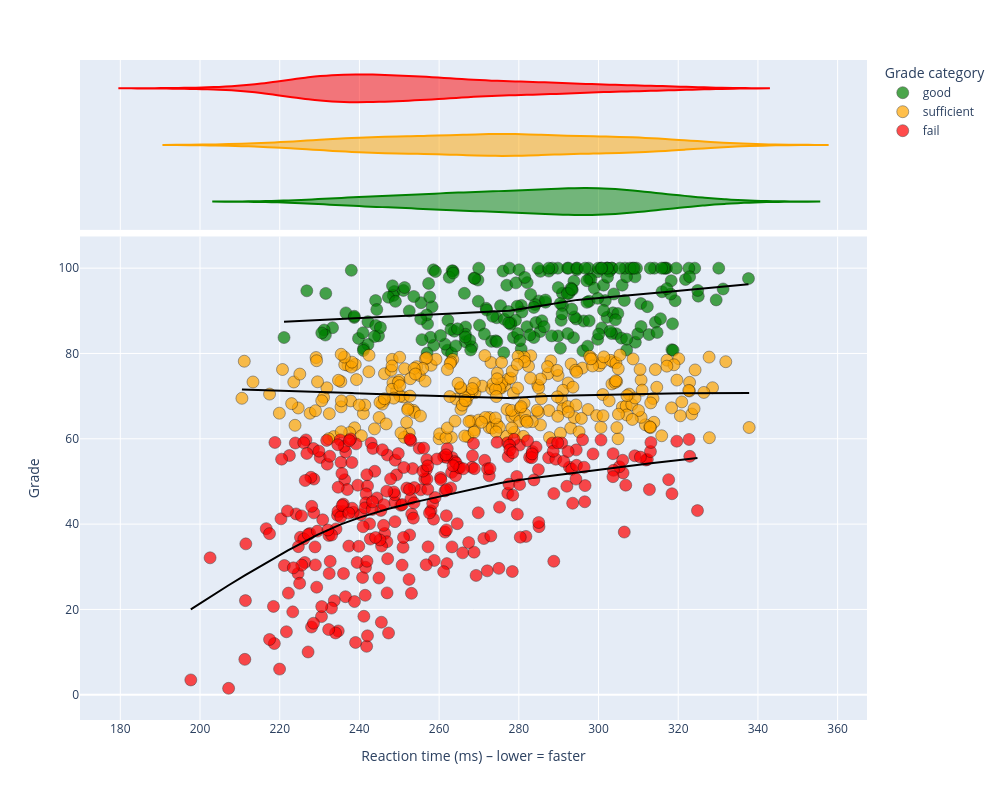

Here is the notebook cell this chart was saved with:
### Code cell
import pandas as pd
import plotly.express as px
import numpy as np

df = pd.read_csv("../../data/Gaming_Academic_Performance.csv")

df_filtered = df[df["grades"] <= 100].copy()

conditions = [
    df_filtered["grades"] >= 80,
    df_filtered["grades"] >= 60,
]
choices = ["good", "sufficient"]

df_filtered["grade_category"] = np.select(conditions, choices, default="fail")

if len(df_filtered) > 800:
    df_small = df_filtered.sample(n=800, random_state=0)
else:
    df_small = df_filtered.copy()

fig = px.scatter(
    df_small,
    x="reaction_time_ms",
    y="grades",
    color="grade_category",
    hover_data=[
        "gaming_hours",
        "study_hours",
        "reaction_time_ms",
        "grades",
        "grade_category",
    ],
    labels={
        "reaction_time_ms": "Reaction time (ms)",
        "grades": "Grade",
        "gaming_hours": "Gaming hours/week",
        "grade_category": "Grade category",
        "study_hours": "Study hours/week",
    },
    color_discrete_map={
        "fail": "red",
        "sufficient": "orange",
        "good": "green",
    },
    marginal_x="violin",
    trendline="lowess",
    trendline_color_override="black",
    width=1000,
    height=800,
)

fig.update_traces(
    marker=dict(size=12, opacity=0.7, line=dict(width=0.5, color="black"))
)

fig.update_layout(
    xaxis_title="Reaction time (ms) – lower = faster",
    yaxis_title="Grade",
    legend_title_text="Grade category",
)

fig.show()

### Figure 1 — Plotly figure (JSON) as saved in the notebook; plotly's stock layout.template omitted (floating-point values rounded to 4 significant figures; data arrays with more than 128 entries replaced by an {"elided": "..."} marker saying what was removed)
{"data": [{"customdata": {"elided": "231x3 mixed values"}, "hovertemplate": "Grade category=%{customdata[2]}<br>Reaction time (ms)=%{x}<br>Grade=%{y}<br>Gaming hours/week=%{customdata[0]}<br>Study hours/week=%{customdata[1]}<extra></extra>", "legendgroup": "good", "marker": {"color": "green", "line": {"color": "black", "width": 0.5}, "opacity": 0.7, "size": 12, "symbol": "circle"}, "mode": "markers", "name": "good", "orientation": "v", "showlegend": true, "type": "scatter", "x": {"elided": "231 float values"}, "xaxis": "x", "y": {"elided": "231 float values"}, "yaxis": "y"}, {"alignmentgroup": "True", "customdata": {"elided": "231x3 mixed values"}, "hovertemplate": "Grade category=%{customdata[2]}<br>Reaction time (ms)=%{x}<br>Gaming hours/week=%{customdata[0]}<br>Study hours/week=%{customdata[1]}<extra></extra>", "legendgroup": "good", "marker": {"color": "green", "line": {"color": "black", "width": 0.5}, "opacity": 0.7, "size": 12, "symbol": "circle"}, "name": "good", "offsetgroup": "good", "scalegroup": "x", "showlegend": false, "type": "violin", "x": {"elided": "231 float values"}, "xaxis": "x2", "yaxis": "y2"}, {"hovertemplate": "<b>LOWESS trendline</b><br><br>Grade category=good<br>Reaction time (ms)=%{x}<br>Grade=%{y} <b>(trend)</b><extra></extra>", "legendgroup": "good", "line": {"color": "black"}, "marker": {"color": "green", "line": {"color": "black", "width": 0.5}, "opacity": 0.7, "size": 12, "symbol": "circle"}, "mode": "lines", "name": "good", "showlegend": false, "type": "scatter", "x": {"elided": "231 float values"}, "xaxis": "x", "y": {"elided": "231 float values"}, "yaxis": "y"}, {"customdata": {"elided": "272x3 mixed values"}, "hovertemplate": "Grade category=%{customdata[2]}<br>Reaction time (ms)=%{x}<br>Grade=%{y}<br>Gaming hours/week=%{customdata[0]}<br>Study hours/week=%{customdata[1]}<extra></extra>", "legendgroup": "sufficient", "marker": {"color": "orange", "line": {"color": "black", "width": 0.5}, "opacity": 0.7, "size": 12, "symbol": "circle"}, "mode": "markers", "name": "sufficient", "orientation": "v", "showlegend": true, "type": "scatter", "x": {"elided": "272 float values"}, "xaxis": "x", "y": {"elided": "272 float values"}, "yaxis": "y"}, {"alignmentgroup": "True", "customdata": {"elided": "272x3 mixed values"}, "hovertemplate": "Grade category=%{customdata[2]}<br>Reaction time (ms)=%{x}<br>Gaming hours/week=%{customdata[0]}<br>Study hours/week=%{customdata[1]}<extra></extra>", "legendgroup": "sufficient", "marker": {"color": "orange", "line": {"color": "black", "width": 0.5}, "opacity": 0.7, "size": 12, "symbol": "circle"}, "name": "sufficient", "offsetgroup": "sufficient", "scalegroup": "x", "showlegend": false, "type": "violin", "x": {"elided": "272 float values"}, "xaxis": "x2", "yaxis": "y2"}, {"hovertemplate": "<b>LOWESS trendline</b><br><br>Grade category=sufficient<br>Reaction time (ms)=%{x}<br>Grade=%{y} <b>(trend)</b><extra></extra>", "legendgroup": "sufficient", "line": {"color": "black"}, "marker": {"color": "orange", "line": {"color": "black", "width": 0.5}, "opacity": 0.7, "size": 12, "symbol": "circle"}, "mode": "lines", "name": "sufficient", "showlegend": false, "type": "scatter", "x": {"elided": "272 float values"}, "xaxis": "x", "y": {"elided": "272 float values"}, "yaxis": "y"}, {"customdata": {"elided": "297x3 mixed values"}, "hovertemplate": "Grade category=%{customdata[2]}<br>Reaction time (ms)=%{x}<br>Grade=%{y}<br>Gaming hours/week=%{customdata[0]}<br>Study hours/week=%{customdata[1]}<extra></extra>", "legendgroup": "fail", "marker": {"color": "red", "line": {"color": "black", "width": 0.5}, "opacity": 0.7, "size": 12, "symbol": "circle"}, "mode": "markers", "name": "fail", "orientation": "v", "showlegend": true, "type": "scatter", "x": {"elided": "297 float values"}, "xaxis": "x", "y": {"elided": "297 float values"}, "yaxis": "y"}, {"alignmentgroup": "True", "customdata": {"elided": "297x3 mixed values"}, "hovertemplate": "Grade category=%{customdata[2]}<br>Reaction time (ms)=%{x}<br>Gaming hours/week=%{customdata[0]}<br>Study hours/week=%{customdata[1]}<extra></extra>", "legendgroup": "fail", "marker": {"color": "red", "line": {"color": "black", "width": 0.5}, "opacity": 0.7, "size": 12, "symbol": "circle"}, "name": "fail", "offsetgroup": "fail", "scalegroup": "x", "showlegend": false, "type": "violin", "x": {"elided": "297 float values"}, "xaxis": "x2", "yaxis": "y2"}, {"hovertemplate": "<b>LOWESS trendline</b><br><br>Grade category=fail<br>Reaction time (ms)=%{x}<br>Grade=%{y} <b>(trend)</b><extra></extra>", "legendgroup": "fail", "line": {"color": "black"}, "marker": {"color": "red", "line": {"color": "black", "width": 0.5}, "opacity": 0.7, "size": 12, "symbol": "circle"}, "mode": "lines", "name": "fail", "showlegend": false, "type": "scatter", "x": {"elided": "297 float values"}, "xaxis": "x", "y": {"elided": "297 float values"}, "yaxis": "y"}], "layout": {"height": 800, "legend": {"title": {"text": "Grade category"}, "tracegroupgap": 0}, "margin": {"t": 60}, "width": 1000, "xaxis": {"anchor": "y", "domain": [0, 1], "title": {"text": "Reaction time (ms) – lower = faster"}}, "xaxis2": {"anchor": "y2", "domain": [0, 1], "matches": "x", "showgrid": true, "showticklabels": false}, "yaxis": {"anchor": "x", "domain": [0, 0.7326], "title": {"text": "Grade"}}, "yaxis2": {"anchor": "x2", "domain": [0.7426, 1], "matches": "y2", "showgrid": false, "showline": false, "showticklabels": false, "ticks": ""}}}
